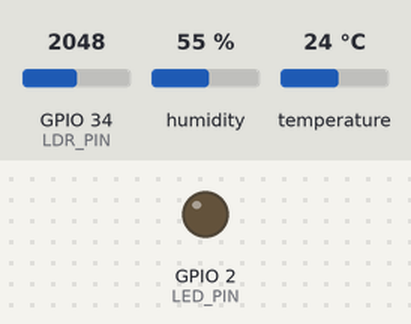
Simulated run of this sketch. Board: ESP32. Shown: output pins drawn as LEDs (lit = HIGH). The test bench sets the inputs (shaded band); at power-on: GPIO 34 (LDR_PIN) = 2048, humidity 55 %, temperature 24 °C. WiFi joins after 1.5 s; servers stay silent unless stated; uploads are accepted with an empty reply; what the sketch prints to the serial monitor is not drawn.

Above: at 3.7 s.
3.8 s: GPIO 34 (LDR_PIN) set to 1849
16.9 s: GPIO 34 (LDR_PIN) set to 1726
At 21.0 s:
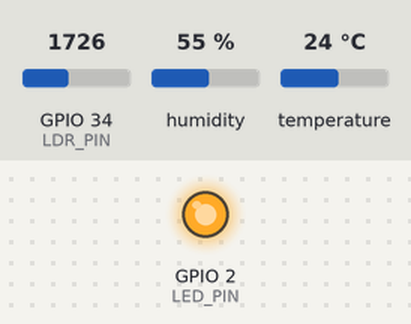
30.0 s: GPIO 34 (LDR_PIN) set to 1840
At 31.0 s:
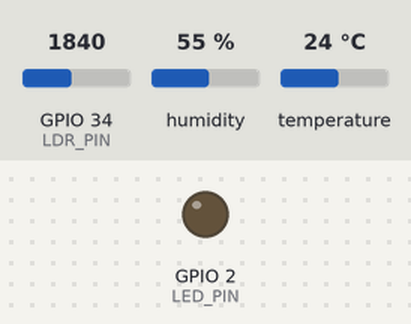
43.1 s: GPIO 34 (LDR_PIN) set to 1760
At 51.0 s:
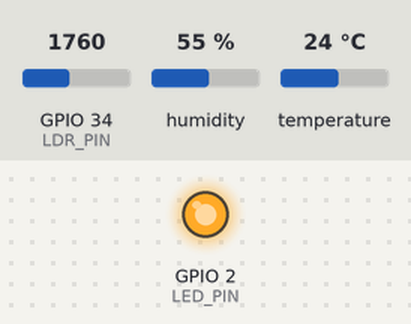
Timing chart, 0 to 52.5 s (numbered marks = the images above; inputs shaded):
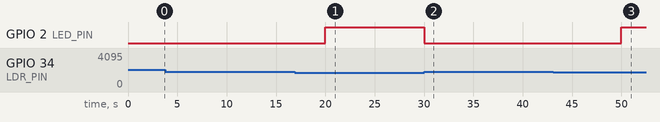

The sketch:

Tugas_5_Iot_Antares.ino
```cpp
#include <WiFi.h>
#include <WiFiClientSecure.h>
#include <HTTPClient.h>
#include <DHT.h>

// ===================================
// KONFIGURASI WIFI WOKWI
// ===================================
const char* ssid = "Wokwi-GUEST";
const char* password = "";

// ===================================
// KONFIGURASI ANTARES
// ===================================
const char* accessKey = "bd6d37d3895accdb:590829833f2d48ae";
const char* appName = "SmartEnvironmentalMonitoring";
const char* deviceName = "ESP32_Monitoring";

// Endpoint ANTARES
String serverURL;

// ===================================
// KONFIGURASI SENSOR
// ===================================
#define DHT_PIN 15
#define DHTTYPE DHT22
#define LDR_PIN 34
#define LED_PIN 2

// Inisialisasi DHT22
DHT dht(DHT_PIN, DHTTYPE);

// Interval pengiriman data
unsigned long previousMillis = 0;
const unsigned long interval = 10000;

// ===================================
// FUNGSI ESCAPE JSON
// ===================================
String escapeJSON(String data) {
  data.replace("\\", "\\\\");
  data.replace("\"", "\\\"");
  return data;
}

// ===================================
// FUNGSI KONEKSI WIFI
// ===================================
bool connectWiFi() {

  Serial.println("\nMenghubungkan ke WiFi Wokwi...");

  WiFi.mode(WIFI_STA);
  WiFi.begin(ssid, password, 6);

  int retry = 0;

  while (WiFi.status() != WL_CONNECTED && retry < 60) {
    delay(500);
    Serial.print(".");
    retry++;
  }

  if (WiFi.status() == WL_CONNECTED) {

    Serial.println("\nWiFi berhasil terhubung!");

    Serial.print("SSID: ");
    Serial.println(WiFi.SSID());

    Serial.print("IP Address: ");
    Serial.println(WiFi.localIP());

    return true;

  } else {

    Serial.println("\nGagal terhubung ke WiFi!");
    Serial.print("Status WiFi: ");
    Serial.println(WiFi.status());

    return false;
  }
}

// ===================================
// SETUP
// ===================================
void setup() {

  Serial.begin(115200);
  delay(1000);

  Serial.println("\n================================");
  Serial.println("SMART ENVIRONMENTAL MONITORING");
  Serial.println("================================");

  // Inisialisasi pin
  pinMode(LED_PIN, OUTPUT);

  // Inisialisasi sensor DHT22
  dht.begin();

  // Membuat URL ANTARES
  serverURL =
    "https://platform.antares.id:8443/~/antares-cse/antares-id/";

  serverURL += appName;
  serverURL += "/";
  serverURL += deviceName;

  // Menghubungkan WiFi
  connectWiFi();

  Serial.println("\nSistem Monitoring Dimulai!");
}

// ===================================
// LOOP
// ===================================
void loop() {

  unsigned long currentMillis = millis();

  if (currentMillis - previousMillis >= interval) {

    previousMillis = currentMillis;

    // ===================================
    // MEMBACA SENSOR DHT22
    // ===================================

    float temperature = dht.readTemperature();
    float humidity = dht.readHumidity();

    // Membaca sensor LDR
    int lightValue = analogRead(LDR_PIN);

    // Memeriksa pembacaan sensor
    if (isnan(temperature) || isnan(humidity)) {

      Serial.println("Gagal membaca sensor DHT22!");
      return;

    }

    // ===================================
    // KONTROL LED
    // ===================================

    // Kondisi gelap = LED ON
    int ledStatus = (lightValue < 1800) ? 1 : 0;

    digitalWrite(LED_PIN, ledStatus);

    // ===================================
    // MENAMPILKAN DATA SENSOR
    // ===================================

    Serial.println("\n===== DATA SENSOR =====");

    Serial.print("Temperature: ");
    Serial.print(temperature);
    Serial.println(" C");

    Serial.print("Humidity: ");
    Serial.print(humidity);
    Serial.println(" %");

    Serial.print("Light Intensity: ");
    Serial.println(lightValue);

    Serial.print("LED Status: ");
    Serial.println(ledStatus ? "ON" : "OFF");

    // ===================================
    // MEMBUAT JSON DATA SENSOR
    // ===================================

    String sensorData = "{";

    sensorData += "\"temperature\":";
    sensorData += String(temperature, 1);
    sensorData += ",";

    sensorData += "\"humidity\":";
    sensorData += String(humidity, 1);
    sensorData += ",";

    sensorData += "\"light_intensity\":";
    sensorData += String(lightValue);
    sensorData += ",";

    sensorData += "\"led_status\":";
    sensorData += String(ledStatus);

    sensorData += "}";

    Serial.println("\nJSON Sensor:");
    Serial.println(sensorData);

    // ===================================
    // MEMBUAT PAYLOAD ANTARES
    // ===================================

    String payload = "{\"m2m:cin\":{\"con\":\"";
    payload += escapeJSON(sensorData);
    payload += "\"}}";

    // ===================================
    // MENGIRIM DATA KE ANTARES
    // ===================================

    if (WiFi.status() != WL_CONNECTED) {

      Serial.println("\nWiFi terputus!");
      Serial.println("Mencoba menghubungkan ulang...");

      if (!connectWiFi()) {
        Serial.println("Pengiriman data dibatalkan.");
        return;
      }
    }

    WiFiClientSecure client;

    // Untuk simulasi Wokwi
    client.setInsecure();

    HTTPClient http;

    Serial.println("\nMengirim data ke ANTARES...");

    if (http.begin(client, serverURL)) {

      http.addHeader("X-M2M-Origin", accessKey);
      http.addHeader("Content-Type", "application/json;ty=4");
      http.addHeader("Accept", "application/json");

      int httpResponseCode = http.POST(payload);

      Serial.print("HTTP Response Code: ");
      Serial.println(httpResponseCode);

      if (httpResponseCode > 0) {

        Serial.println("\nResponse ANTARES:");
        Serial.println(http.getString());

        if (httpResponseCode == 201) {

          Serial.println("\nDATA BERHASIL DIKIRIM KE ANTARES!");

        } else {

          Serial.println("\nPengiriman belum berhasil.");
          Serial.println("Periksa Application, Device, dan Access Key.");

        }

      } else {

        Serial.print("HTTP Error: ");
        Serial.println(http.errorToString(httpResponseCode));

      }

      http.end();

    } else {

      Serial.println("Gagal memulai koneksi HTTP!");

    }

    Serial.println("\n========================");
  }
}
```

Measured:
- the behaviour switches between 1800 and 1799 on GPIO 34 (LDR_PIN) (found by bisection; images 0 and 1)
- after the input at 3.8 s, every drawn part: stays the same
- after the input at 16.9 s, GPIO 2 (LED_PIN): LOW → HIGH after 3.1 s
- after the input at 30.0 s, GPIO 2 (LED_PIN): HIGH → LOW at once
- after the input at 43.1 s, GPIO 2 (LED_PIN): LOW → HIGH after 6.9 s
